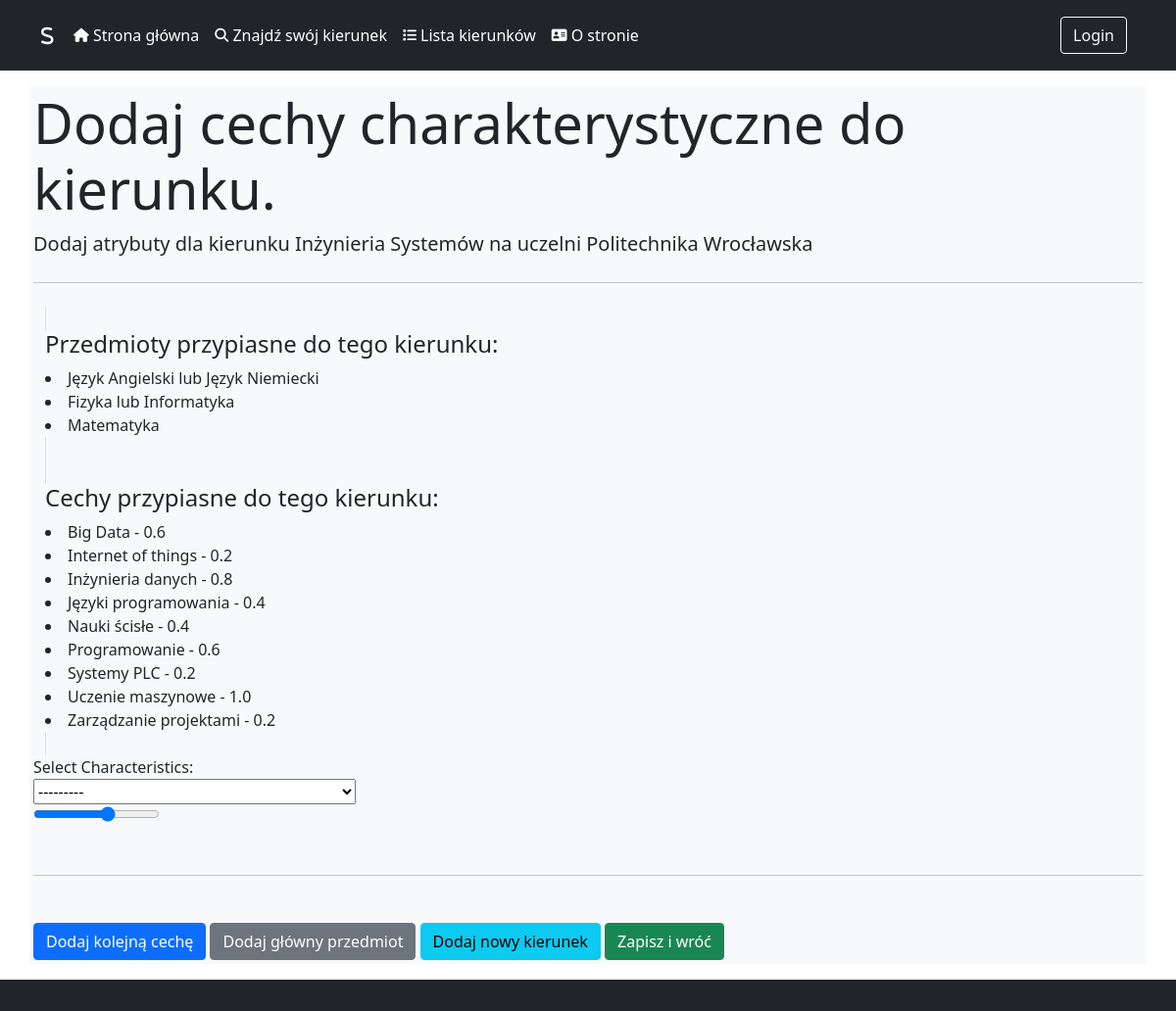
The app's page /AddCharacteristicsView/4/ with its own data.
### supporting_system/models.py (models this page shows, shortened)
class Field_of_Study(models.Model):
    DEGREES = (
        ("Licencjat", "Licencjat"),
        ("Inżynier", "Inżynier"),
        ("Magister", "Magister"),
        ("Jednolite", "Jednolite"),
    )
    STUDY_MODE = (
        ("Stacjonarne", "Stacjonarne"),
        ("Niestacjonarne", "Niestacjonarne"),
        ("Stacjonarne i niestacjonarne", "Stacjonarne i niestacjonarne"),
    )
    name = models.CharField(
        max_length=100, default="Nieznane studia"
    )  # Nazwa kierunku studiów
    degree = models.CharField(
        max_length=20, choices=DEGREES
    )  # Stopień studiów określony w zmiennej DEGREES
    study_mode = models.CharField(
        max_length=30, choices=STUDY_MODE
    )  # Tryb studiów określony w zmiennej STUDY_MODE
    language = models.CharField(max_length=20, default="Polski")  # Język studiów
    university = models.ForeignKey(
        "University", on_delete=models.CASCADE, to_field="id"
    )  # Klucz obcy do tabeli University, określa uczelnię na której odbywają się studia
    description = models.TextField(max_length=1000)  # Opis kierunku studiów
    link_to_site = models.CharField(
        max_length=255, default="Brak linku do strony"
    )  # Link do strony kierunku studiów
    class Meta:
        verbose_name_plural = "Field of Studies"

class University(models.Model):
    TYPES = (
        ("Uniwersytet", "Uniwersytet"),
        ("Akademia Wychowania Fizycznego", "Akademia Wychowania Fizycznego"),
        ("Uczelnia Ekonomiczna", "Uczelnia Ekonomiczna"),
        ("Uczelnia Pedagogiczna", "Uczelnia Pedagogiczna"),
        ("Uczelnia Przyrodniczo-Rolnicza", "Uczelnia Przyrodniczo-Rolnicza"),
        ("Uczelnia Techniczna", "Uczelnia Techniczna"),
    )
    name = models.CharField(max_length=200, default="Nieznany Uniwersytet")
    city = models.CharField(max_length=50, default="Nieznane Miasto")
    type = models.CharField(max_length=30, choices=TYPES)
    rank_overall = models.IntegerField(default=0)
    rank_in_type = models.IntegerField(default=0)
    link_to_site = models.CharField(max_length=255, default="Brak linku do strony")
    class Meta:
        verbose_name_plural = "Universities"

class Subjects(models.Model):
    subject = models.CharField(max_length=80, default="Nieznany Przedmiot")
    class Meta:
        verbose_name_plural = "Subjects"

### supporting_system/views.py (the view, shortened to what this page needs)
class AddCharacteristicsView(FormView):
    template_name = "supporting_system/add_characteristics_view.html"
    form_class = CharacteristicsForm
    def get_initial(self):
        initial = super().get_initial()
        field_of_study_id = self.kwargs.get("field_of_study_id")
        if field_of_study_id:
            try:
                field_of_study = Field_of_Study.objects.get(id=field_of_study_id)
                initial["field_of_study"] = field_of_study
            except Field_of_Study.DoesNotExist:
                pass
        return initial

### supporting_system/forms.py (shortened to what this page needs)
class CharacteristicsForm(forms.ModelForm):
    attributes = forms.ModelChoiceField(
        queryset=Attributes.objects.all().order_by("attribute"),
    )
    fit = forms.FloatField(
        widget=forms.NumberInput(
            attrs={"type": "range", "step": "0.2", "min": "0.0", "max": "1.0"}
        ),
    )
    class Meta:
        model = Characteristics
        fields = ["field_of_study", "attribute", "fit"]

### supporting_system/models.py (called while the page is built)
    def __str__(self):
        return f"{self.attribute}"

### supporting_system/templatetags/tags.py (called while the page is built)
@register.filter(name="return_field_of_study")
def return_field_of_study(id):
    obj = Field_of_Study.objects.get(id=id)
    return f"{obj.name} na uczelni {obj.university.name}"

@register.filter(name="return_characteristics_of_given_field")
def return_characteristics_of_given_field(id):
    obj = (
        Characteristics.objects.filter(field_of_study=id)
        .all()
        .order_by("attribute__attribute")
    )
    to_display = []
    for attribiute in obj:
        to_display.append(f"{attribiute.attribute} - {attribiute.fit}")
    return to_display

@register.filter(name="return_subjects_with_alternatives_of_given_field")
def return_subject_with_alternatives_of_given_field(id):
    obj = Exam_Subjects.objects.filter(field_of_study=id).all().order_by("subject")
    to_display = []
    for attribiute in obj:
        try:
            alternative_obj = (
                Alternative_Exam_Subjects.objects.filter(main_subject=attribiute.id)
                .all()
                .order_by("subject__subject")
            )
            temp_string = f"{attribiute.subject.subject}"
            for alternative_subject in alternative_obj:
                temp_string += f" lub {alternative_subject.subject.subject}"
            to_display.append(temp_string)
        except Alternative_Exam_Subjects.DoesNotExist:
            to_display.append(attribiute.subject.subject)
    if to_display == []:
        to_display = None
    return to_display

@register.filter(name="check_if_discover_url")
def check_if_discover_url(url):
    if "Discover" in url:
        return True
    else:
        return False

### supporting_system/templates/supporting_system/add_characteristics_view.html (shortened to what this page needs)
{% extends "base.html" %}
{% load tags %}
{% block content %}
<div class="jumbotron">
    <h2 class="display-4">Dodaj cechy charakterystyczne do kierunku.</h2>
    <p class="lead">Dodaj atrybuty dla kierunku {{ form.field_of_study.value|return_field_of_study }}</p>
    <hr class="my-4">
</div>
<div class="container">
    <span class="border">
        <h4>Przedmioty przypiasne do tego kierunku:</h4>
        {%for subject in form.field_of_study.value|return_subjects_with_alternatives_of_given_field %}
            <li>{{ subject }}</li>
        {% endfor %}
    </span>
</div>
<div class="container">
    <span class="border">
        <h4>Cechy przypiasne do tego kierunku:</h4>
        {%for attribute in form.field_of_study.value|return_characteristics_of_given_field %}
            <li>{{ attribute }}</li>
        {%  endfor %}
    </span>
</div>
<form method="post" enctype="multipart/form-data">
    <div class="form-group">
        <label for="{{ form.subject.id_for_label }}">Select Characteristics:</label><br>
        <div class="form-row">
            <div class="col">
               {{ form.attributes }}
            </div>
            <div class="col">
                {{ form.fit }}
            </div>
        </div>
    </div>
    <br>
    <hr class="my-4">
    <br>
    <div class="btn-group-justified">
        <button type="submit" class="btn btn-primary" name="another">Dodaj kolejną cechę</button>
        <button type="submit" class="btn btn-secondary" name="main">Dodaj główny przedmiot</button>
        <button type="submit" class="btn btn-info" name="field">Dodaj nowy kierunek</button>
        <button type="submit" class="btn btn-success" name="save">Zapisz i wróć</button>
    </div>
</form>
{% endblock %}

### records on screen
Field_of_Study: field_of_study.value|return_field_of_study "Inżynieria Systemów na uczelni Politechnika Wrocławska"
Subjects: value "Matematyka"

### other values on screen
{{ subject }} "Język Angielski lub Język Niemiecki" "Fizyka lub Informatyka"
{{ attribute }} "Big Data - 0.6" "Internet of things - 0.2" "Inżynieria danych - 0.8" "Języki programowania - 0.4" "Nauki ścisłe - 0.4" "Programowanie - 0.6" "Systemy PLC - 0.2" "Uczenie maszynowe - 1.0" "Zarządzanie projektami - 0.2"
